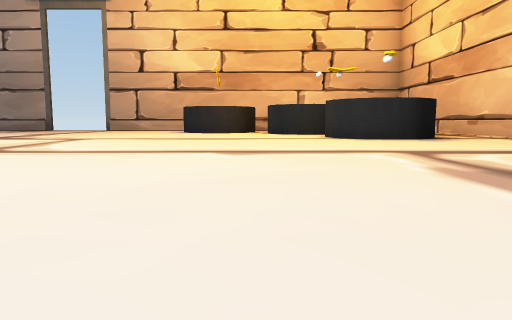
view 1 (above)

16 first-person views from a walk through a Unity game level. The camera is 0.27 m above the floor, tilts 6° down and sees 70° across. The floor is counted in squares, 1 m on a side. Each view is taken from the middle of a square. On the plan, view 1 faces up. The plan holds only what a view shows up to about 9 squares ahead; the rest is blank. Door leaves are left out, so doorways stand open. Some surface patterns are stand-ins.

view 2
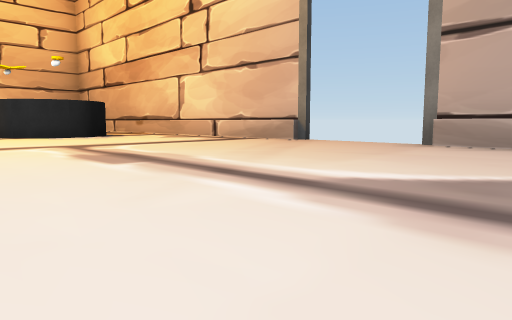

view 3
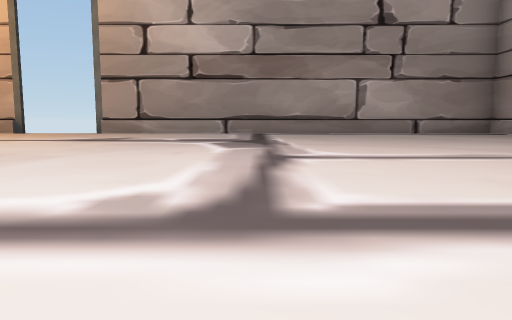

view 4
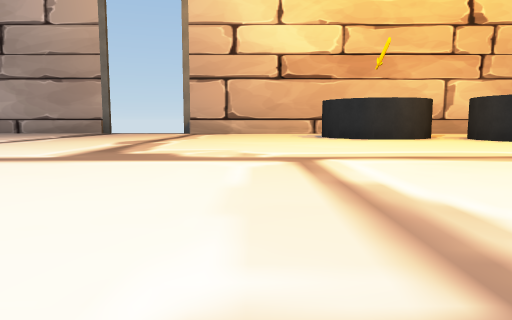

view 5
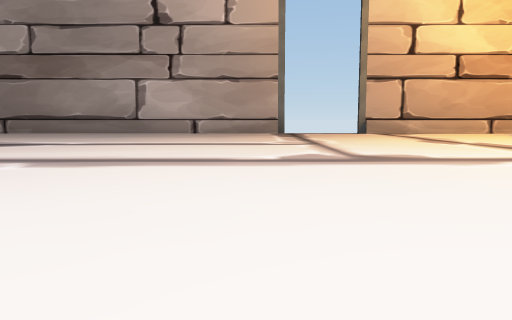

view 6
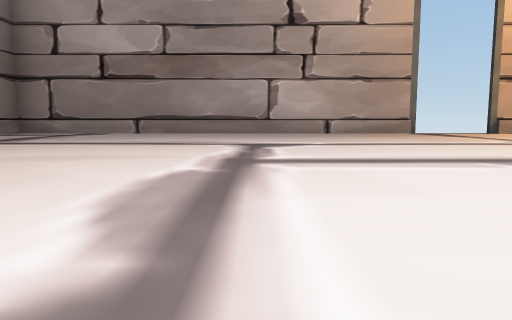

view 7
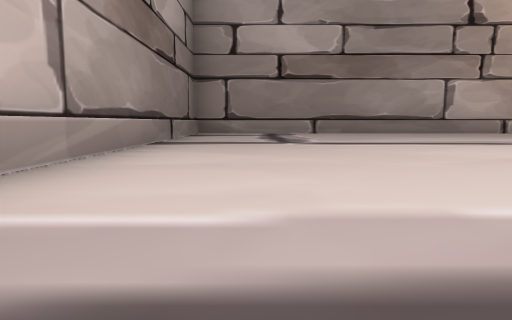

view 8
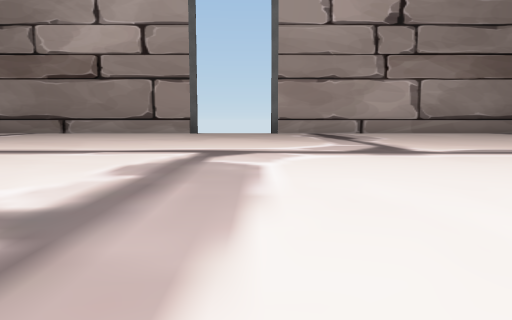

view 9
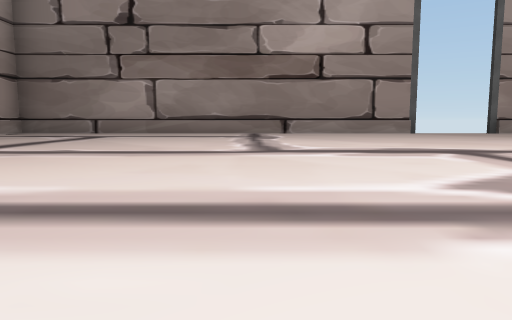

view 10
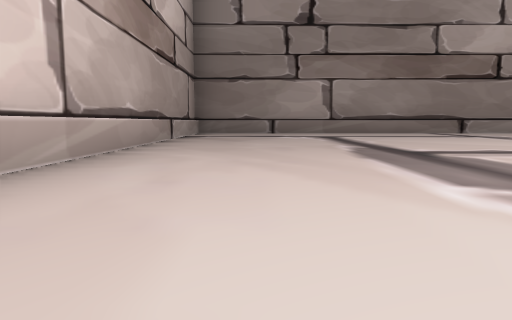

view 11
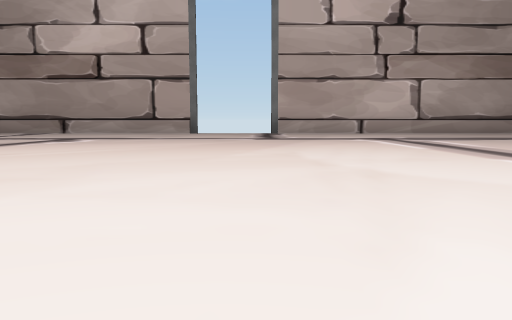

view 12
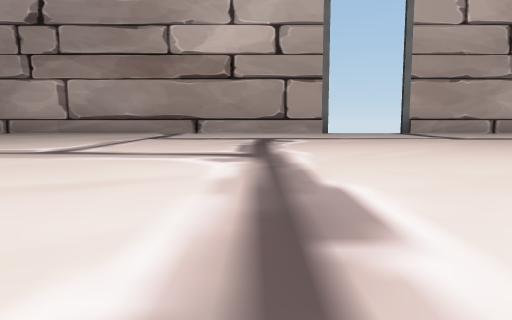

view 13
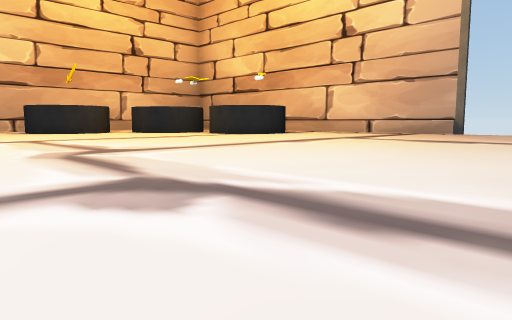

view 14
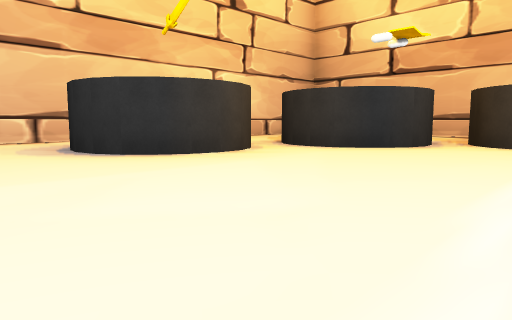

view 15
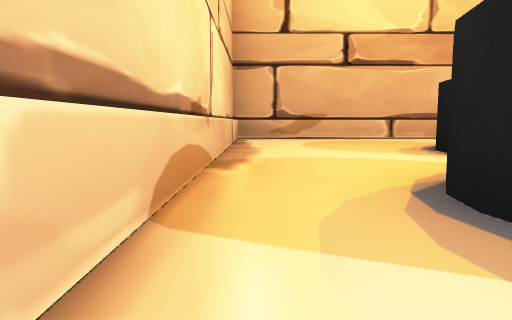

view 16
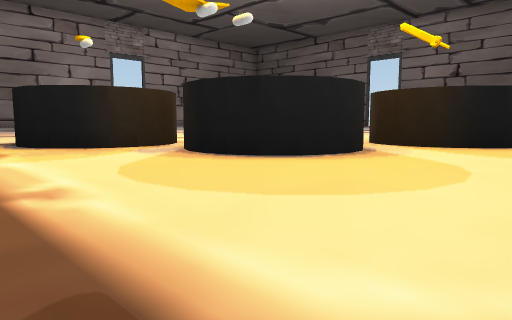

### Floor plan
Points are (right, up) in squares from view 1. A wall is a line through its corners. A room is listed if a view was taken in it or the views show most of it. See-through windows are left out.
Room 1 (views 1, 2, 3, 4, 5, 6, 7, 8, 9, 10, 11, 12, 13, 14, 15, 16)
walls: (-6.2, 11.3) (-15.3, 11.3) (-15.3, 2.2); (-15.3, 0.8) (-15.3, -8.3) (-6.2, -8.3); (4.3, 2.2) (4.3, 11.3) (-4.8, 11.3); (-4.8, -8.3) (4.3, -8.3) (4.3, 0.8)
ways out: open door at (-15.5, 1.5); open door at (-5.5, -8.5); open door at (-5.5, 11.5); open door at (4.5, 1.5)
objects: black cylinder (-2, 9) to (0, 10); black cylinder (1, 6) to (3, 7); black cylinder (1, 8) to (2, 9)

Positions as (right, up) in squares from view 1, and headings:
1: (0, 0), facing up
2: (0, -1), facing up-right
3: (-4, -3), facing right
4: (-3, 3), facing up
5: (-7, 3), facing up
6: (-10, 3), facing up
7: (-14, 3), facing up
8: (-7, 2), facing left
9: (-7, -3), facing left
10: (-7, -7), facing left
11: (-6, 0), facing down
12: (-3, 0), facing down
13: (-4, 0), facing up-right
14: (-3, 6), facing up-right
15: (-2, 11), facing right
16: (4, 11), facing down-left
